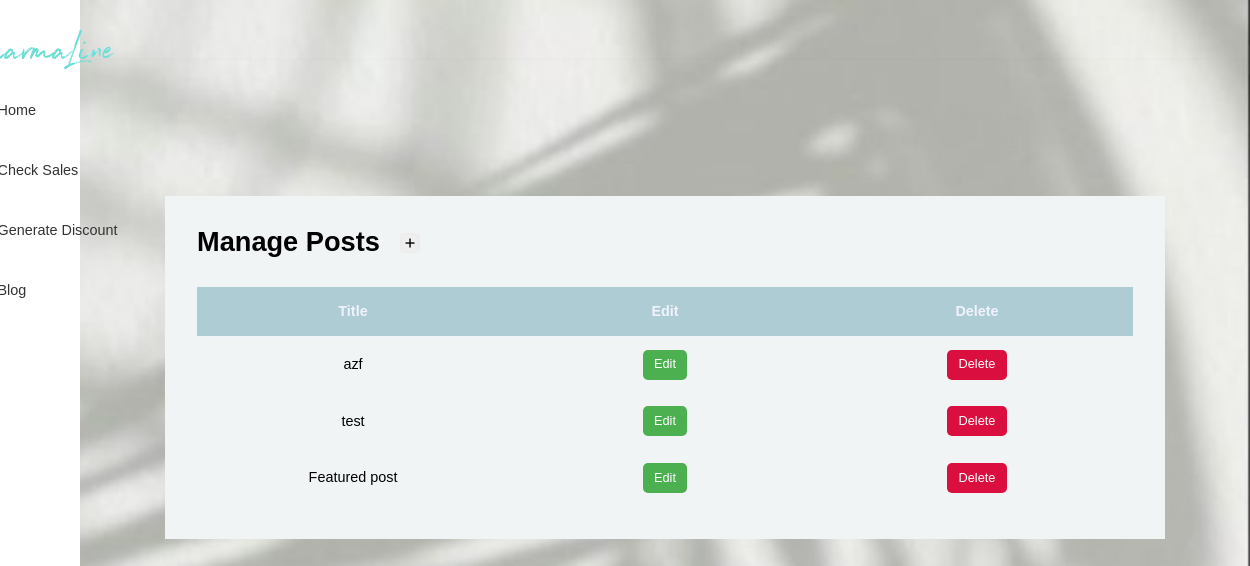
The page /blogAdmin.php on the database as committed earlier.
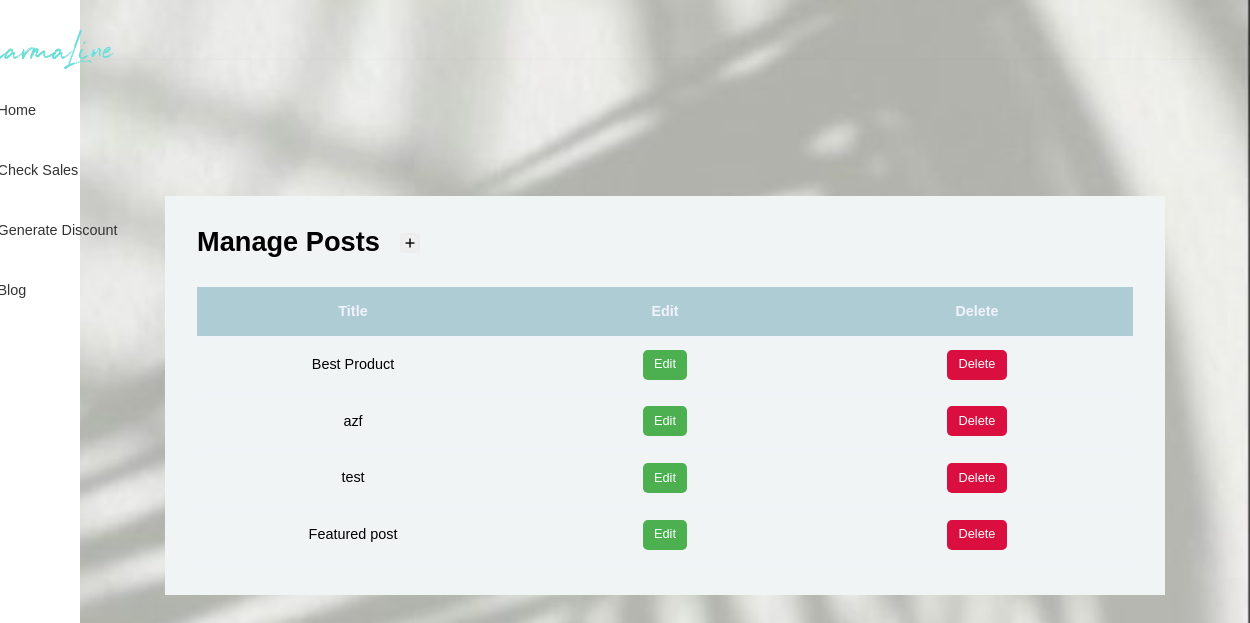
The same page on the database as committed later.
### tables this page shows
CREATE TABLE `posts` (
  `id` int(11) UNSIGNED NOT NULL,
  `title` varchar(255) NOT NULL,
  `body` text NOT NULL,
  `thumbnail` varchar(255) NOT NULL,
  `date_time` timestamp NULL DEFAULT current_timestamp(),
  `author_id` varchar(11) NOT NULL,
  `is_featured` tinyint(1) NOT NULL
);

### blogAdmin.php (the view, shortened to what this page needs)
<?php
@include('users/config.php');
$query = "SELECT id, title FROM posts ORDER BY id DESC";
$posts = mysqli_query($conn, $query);
?>
<!DOCTYPE html>
<html lang="en">
<head>
    <link rel="stylesheet" href="./assets/css/styleBlogAdmin.css">
</head>
<body>
  <div class="sidebar">
    <div class="icon-container">
      <div class="logo-sidebar">
        <img src="image/Logo.png" alt="Logo" class="logo">
      </div>
      <div class="total-icons">
      <div class="icon" id="Home">
      <i class="fa-solid fa-house" style="color: #21324f;"></i>
        </div>
      <div class="icon" id="Check-sales">
        <i class="fa-solid fa-check-to-slot" style="color: #19263e;"></i>
        </div>
        <div class="icon" id="Generate-discount">
        <i class="fa-solid fa-tags" style="color: #0c182c;"></i>
        </div>
        <div class="icon" id="Blog">
          <img src="image/logoIcon.png" alt="Blog Icon">
        </div>
        </div>
    </div>
  </div>
<section class="dashboard">
    <div class="container dashboard__container">
        <main>
          <div class = "post__add">
            <h2>Manage Posts</h2>
            <button> <img src="image/additionIcon.png" alt="" id="addPost"></button>
          </div>
          <?php if (mysqli_num_rows($posts) > 0) : ?>
            <table>
                <thead>
                    <tr>
                        <th>Title</th>
                        <th>Edit</th>
                        <th>Delete</th>
                    </tr>
                </thead>
                <tbody>
                  <?php while($post = mysqli_fetch_assoc($posts)) : ?>
                    <tr>
                        <td><?=$post['title'] ?></td>
                        <td><a href="editPost.php?id=<?= $post['id'] ?>"  class="btn sm">Edit</a></td>
                        <td><a href="deletePost.php?id=<?= $post['id'] ?>" class="btn sm danger">Delete</a></td>
                    </tr>
                    <?php endwhile?>
                </tbody>
            </table>
            <?php else: ?>
              <div class ="alert__message error"><?= "No posts found" ?> </div>
            <?php endif?>
        </main>
    </div>
</section>
</body>
</html>

Rows that differ between the two databases and show on the page:
added posts: title "Best Product"
